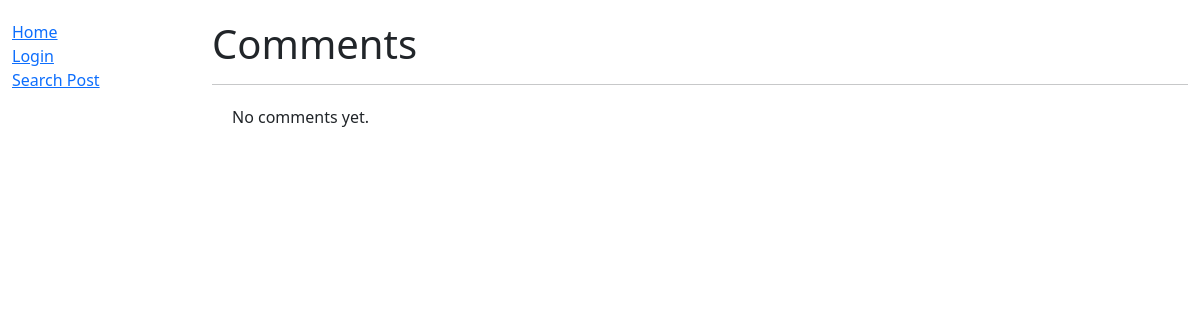
The page /blog/15/comments/ on the database as committed earlier.
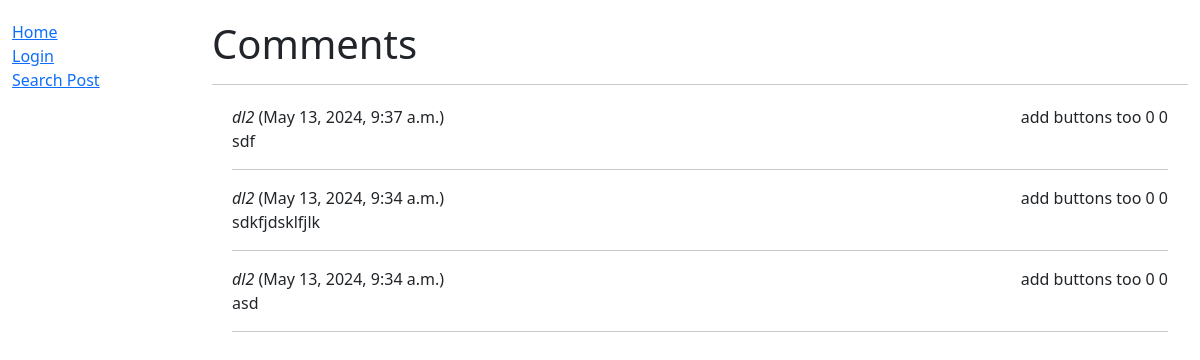
The same page on the database as committed later.
### blog/models.py (models this page shows, shortened)
class Comment(models.Model):
    id = models.BigAutoField(help_text="Comment ID", primary_key=True)
    post = models.ForeignKey("Post", on_delete=models.CASCADE)
    writer = models.CharField(max_length=100)
    content = models.CharField(max_length=200)
    date = models.DateTimeField(default=datetime.now, blank=True)
    likes = models.IntegerField(default=0)
    dislikes = models.IntegerField(default=0)
    class Meta:
        ordering = ['-date']

### blog/views.py (the view)
# urls.py: path('<int:pk>/comments/', views.CommentListView.as_view(), name="comments"),
class CommentListView(generic.ListView):
    model = Comment
    context_object_name = 'comments'
    template_name = 'comments.html'
    def get_queryset(self):
        return Comment.objects.filter(post=self.kwargs['pk'])

### blog/templates/comments.html
{% extends "base.html" %}
{% block content %}
    <h1>Comments</h1>
    <hr />
    <div style="margin-left:20px;margin-top:20px;margin-right:20px;">
        {% if comments %}
            {% for comment in comments %}
                <p style="display: inline;"><em>{{comment.writer}}</em> ({{comment.date}}) </p>
                <p style="display: inline; float: right;"> add buttons too {{comment.likes}} {{comment.dislikes}}</p>
                <p> {{comment.content}} </p>
                <hr />
            {% endfor %}
        {% else %}
            <p>No comments yet.</p>
        {% endif %}
    </div>
{% endblock %}

### blog/templates/base.html (shortened to what this page needs)
<!DOCTYPE html>
<html lang="en">
  <head>
    <link href="https://cdn.jsdelivr.net/npm/bootstrap@5.3.3/dist/css/bootstrap.min.css"
      rel="stylesheet"
>
    {% load static %}
    <link rel="stylesheet" href="{% static 'css/styles.css' %}" />
  </head>
  <body>
<div class="container-fluid">
      <div class="row">
        <div class="col-sm-2">
          {% block sidebar %}
            <ul class="sidebar-nav">
              <li><a href="{% url 'home' %}">Home</a></li>
              {% if user.is_authenticated %}
                <li><a href="{% url 'logout' %}">Logout</a></li>
                <li><a href="">My Blog</a></li>
                <li><a href="{% url 'write-blog' %}">Write Blog</a></li>
              {% else %}
                <li><a href="{% url 'login' %}">Login</a></li>
              {% endif %}
              <li><a href="">Search Post</a></li>
            </ul>
          {% endblock %}
        </div>
        <div class="col-sm-10 ">
          <div style="height: 20px;"></div>
          {% block content %}
          {% endblock %}
        </div>
      </div>
    </div>
  </body>
</html>

### blog/static/css/styles.css (style rules this page uses)
.sidebar-nav { margin-top: 20px; padding: 0; list-style: none; }

Rows that differ between the two databases and show on the page:
added Comment: writer "dl2", date "May 13, 2024, 9:37 a.m.", likes "0", dislikes "0", content "sdf"
added Comment: writer "dl2", date "May 13, 2024, 9:34 a.m.", likes "0", dislikes "0", content "sdkfjdsklfjlk"
added Comment: writer "dl2", date "May 13, 2024, 9:34 a.m.", likes "0", dislikes "0", content "asd"
Other text that changed with them:
text no longer shown: "No comments yet."
